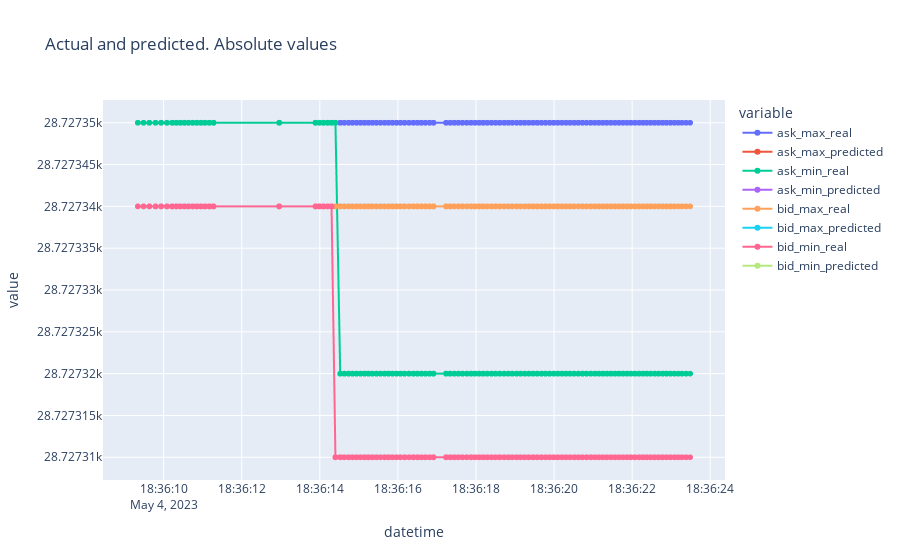

The cell this chart's notebook holds for it:
### Markdown cell above
## Prediction errors

### Code cell
px.line(predictions[["ask_max_real", "ask_max_predicted", "ask_min_real", "ask_min_predicted", \
                     "bid_max_real", "bid_max_predicted", "bid_min_real", "bid_min_predicted"]], \
        markers=True,title="Actual and predicted. Absolute values").show()

### Figure 1 — Plotly figure (JSON) as saved in the notebook; plotly's stock layout.template omitted (floating-point values rounded to 4 significant figures; data arrays with more than 128 entries replaced by an {"elided": "..."} marker saying what was removed)
{"data": [{"hovertemplate": "variable=ask_max_real<br>datetime=%{x}<br>value=%{y}<extra></extra>", "legendgroup": "ask_max_real", "line": {"color": "#636efa", "dash": "solid"}, "marker": {"symbol": "circle"}, "mode": "markers+lines", "name": "ask_max_real", "showlegend": true, "type": "scattergl", "x": {"elided": "1000 str values"}, "xaxis": "x", "y": {"elided": "1000 float values"}, "yaxis": "y"}, {"hovertemplate": "variable=ask_max_predicted<br>datetime=%{x}<br>value=%{y}<extra></extra>", "legendgroup": "ask_max_predicted", "line": {"color": "#EF553B", "dash": "solid"}, "marker": {"symbol": "circle"}, "mode": "markers+lines", "name": "ask_max_predicted", "showlegend": true, "type": "scattergl", "x": {"elided": "1000 str values"}, "xaxis": "x", "y": {"elided": "1000 null values"}, "yaxis": "y"}, {"hovertemplate": "variable=ask_min_real<br>datetime=%{x}<br>value=%{y}<extra></extra>", "legendgroup": "ask_min_real", "line": {"color": "#00cc96", "dash": "solid"}, "marker": {"symbol": "circle"}, "mode": "markers+lines", "name": "ask_min_real", "showlegend": true, "type": "scattergl", "x": {"elided": "1000 str values"}, "xaxis": "x", "y": {"elided": "1000 float values"}, "yaxis": "y"}, {"hovertemplate": "variable=ask_min_predicted<br>datetime=%{x}<br>value=%{y}<extra></extra>", "legendgroup": "ask_min_predicted", "line": {"color": "#ab63fa", "dash": "solid"}, "marker": {"symbol": "circle"}, "mode": "markers+lines", "name": "ask_min_predicted", "showlegend": true, "type": "scattergl", "x": {"elided": "1000 str values"}, "xaxis": "x", "y": {"elided": "1000 null values"}, "yaxis": "y"}, {"hovertemplate": "variable=bid_max_real<br>datetime=%{x}<br>value=%{y}<extra></extra>", "legendgroup": "bid_max_real", "line": {"color": "#FFA15A", "dash": "solid"}, "marker": {"symbol": "circle"}, "mode": "markers+lines", "name": "bid_max_real", "showlegend": true, "type": "scattergl", "x": {"elided": "1000 str values"}, "xaxis": "x", "y": {"elided": "1000 float values"}, "yaxis": "y"}, {"hovertemplate": "variable=bid_max_predicted<br>datetime=%{x}<br>value=%{y}<extra></extra>", "legendgroup": "bid_max_predicted", "line": {"color": "#19d3f3", "dash": "solid"}, "marker": {"symbol": "circle"}, "mode": "markers+lines", "name": "bid_max_predicted", "showlegend": true, "type": "scattergl", "x": {"elided": "1000 str values"}, "xaxis": "x", "y": {"elided": "1000 null values"}, "yaxis": "y"}, {"hovertemplate": "variable=bid_min_real<br>datetime=%{x}<br>value=%{y}<extra></extra>", "legendgroup": "bid_min_real", "line": {"color": "#FF6692", "dash": "solid"}, "marker": {"symbol": "circle"}, "mode": "markers+lines", "name": "bid_min_real", "showlegend": true, "type": "scattergl", "x": {"elided": "1000 str values"}, "xaxis": "x", "y": {"elided": "1000 float values"}, "yaxis": "y"}, {"hovertemplate": "variable=bid_min_predicted<br>datetime=%{x}<br>value=%{y}<extra></extra>", "legendgroup": "bid_min_predicted", "line": {"color": "#B6E880", "dash": "solid"}, "marker": {"symbol": "circle"}, "mode": "markers+lines", "name": "bid_min_predicted", "showlegend": true, "type": "scattergl", "x": {"elided": "1000 str values"}, "xaxis": "x", "y": {"elided": "1000 null values"}, "yaxis": "y"}], "layout": {"legend": {"title": {"text": "variable"}, "tracegroupgap": 0}, "title": {"text": "Actual and predicted. Absolute values"}, "xaxis": {"anchor": "y", "domain": [0, 1], "title": {"text": "datetime"}}, "yaxis": {"anchor": "x", "domain": [0, 1], "title": {"text": "value"}}}}
